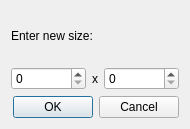
<ui version="4.0" >
<class>ResizeDialog</class>
 <widget class="QDialog" name="ResizeDialog" >
  <property name="geometry" >
   <rect>
    <x>0</x>
    <y>0</y>
    <width>190</width>
    <height>129</height>
   </rect>
  </property>
  <property name="windowTitle" >
   <string>Image Pro</string>
  </property>
  <layout class="QVBoxLayout" >
   <item>
    <widget class="QLabel" name="mainLabel" >
     <property name="text" >
      <string>Enter new size:</string>
     </property>
    </widget>
   </item>
   <item>
    <layout class="QHBoxLayout" >
     <item>
      <widget class="QSpinBox" name="widthSpinBox" >
       <property name="sizePolicy" >
        <sizepolicy vsizetype="Fixed" hsizetype="MinimumExpanding" >
         <horstretch>0</horstretch>
         <verstretch>0</verstretch>
        </sizepolicy>
       </property>
       <property name="maximum" >
        <number>10000</number>
       </property>
      </widget>
     </item>
     <item>
      <widget class="QLabel" name="xLabel" >
       <property name="text" >
        <string>x</string>
       </property>
       <property name="alignment" >
        <set>Qt::AlignCenter</set>
       </property>
      </widget>
     </item>
     <item>
      <widget class="QSpinBox" name="heightSpinBox" >
       <property name="sizePolicy" >
        <sizepolicy vsizetype="Fixed" hsizetype="MinimumExpanding" >
         <horstretch>0</horstretch>
         <verstretch>0</verstretch>
        </sizepolicy>
       </property>
       <property name="maximum" >
        <number>10000</number>
       </property>
      </widget>
     </item>
    </layout>
   </item>
   <item>
    <layout class="QHBoxLayout" >
     <item>
      <spacer>
       <property name="orientation" >
        <enum>Qt::Horizontal</enum>
       </property>
       <property name="sizeType" >
        <enum>QSizePolicy::Expanding</enum>
       </property>
       <property name="sizeHint" >
        <size>
         <width>0</width>
         <height>21</height>
        </size>
       </property>
      </spacer>
     </item>
     <item>
      <widget class="QPushButton" name="okButton" >
       <property name="text" >
        <string>OK</string>
       </property>
       <property name="default" >
        <bool>true</bool>
       </property>
      </widget>
     </item>
     <item>
      <widget class="QPushButton" name="cancelButton" >
       <property name="text" >
        <string>Cancel</string>
       </property>
      </widget>
     </item>
    </layout>
   </item>
  </layout>
 </widget>
 <resources/>
 <connections>
  <connection>
   <sender>okButton</sender>
   <signal>clicked()</signal>
   <receiver>ResizeDialog</receiver>
   <slot>accept()</slot>
   <hints>
    <hint type="sourcelabel" >
     <x>145</x>
     <y>79</y>
    </hint>
    <hint type="destinationlabel" >
     <x>76</x>
     <y>88</y>
    </hint>
   </hints>
  </connection>
  <connection>
   <sender>cancelButton</sender>
   <signal>clicked()</signal>
   <receiver>ResizeDialog</receiver>
   <slot>reject()</slot>
   <hints>
    <hint type="sourcelabel" >
     <x>243</x>
     <y>84</y>
    </hint>
    <hint type="destinationlabel" >
     <x>280</x>
     <y>92</y>
    </hint>
   </hints>
  </connection>
 </connections>
</ui>
